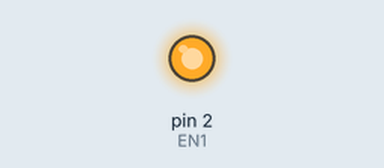
Simulated run of this sketch. Board: Arduino Uno, built with avr-gcc and run on an emulated ATmega328P. Parts: output pins drawn as LEDs (lit = HIGH). Pins used as bus, display or sensor lines are not drawn.

Above: at 0.1 s.
Timing chart, 0 to 1.6 s (numbered marks = the images above):
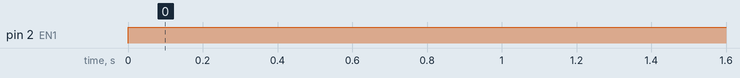

Measured:
- by itself, pin 2 (EN1): LOW → HIGH at 0.00 s

The sketch:

drone_mot_test.ino
```cpp
const int IN1 = 0;
const int IN2 = 1;
const int EN1 = 2;
int duration = 1000;
int mot_speed=180;
void setup() {
  // put your setup code here, to run once:
  pinMode(IN1,OUTPUT);
  pinMode(IN2,OUTPUT);
  pinMode(EN1,OUTPUT);
  Serial.begin(115200);
}

void loop() {
  // put your main code here, to run repeatedly:
//  analogWrite(EN1,mot_speed);

  forward();
  delay(10);
}

void forward(){
  analogWrite(EN1,mot_speed);
  digitalWrite(IN1, HIGH);
  digitalWrite(IN2, LOW);
  delay(duration);
}
```
